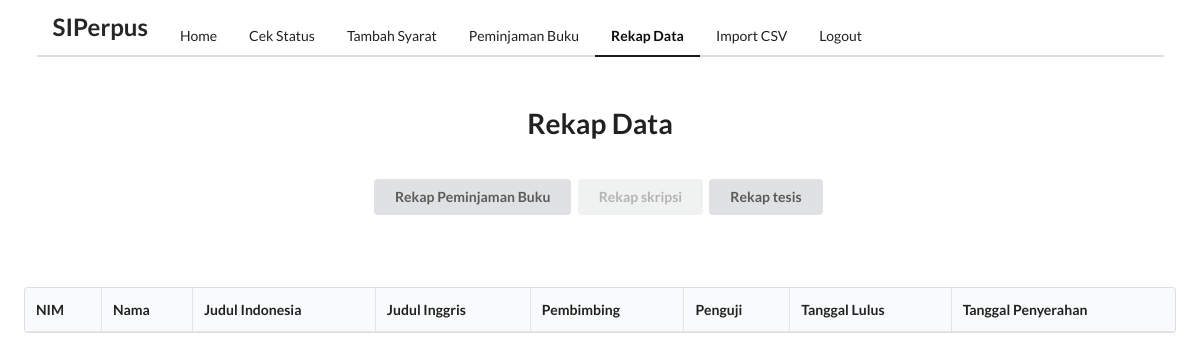
/rekap_data_skripsi/, run on an earlier commit of the app's database.
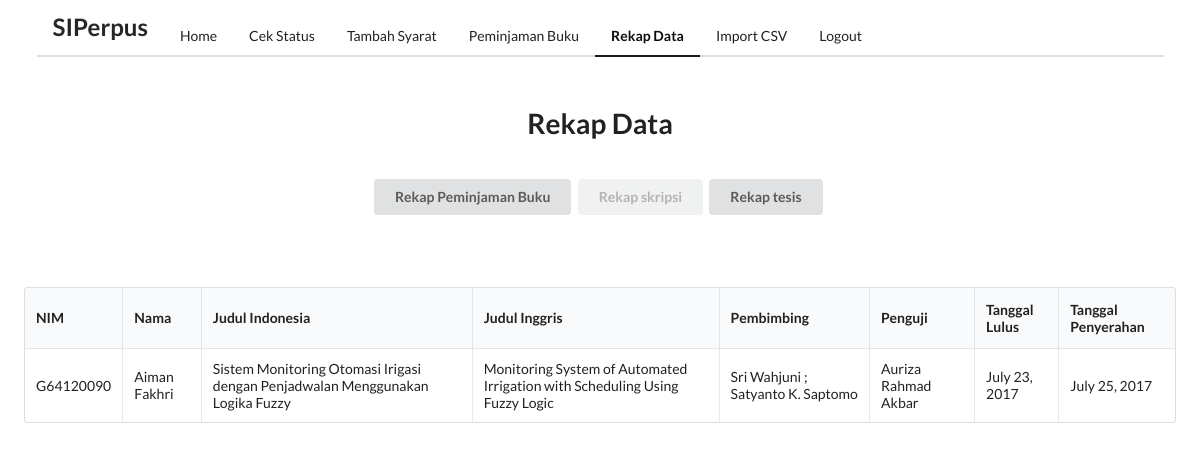
And on a later commit of the database.
### polls/models.py (models this page shows, shortened)
class Skripsi(models.Model):
	judul_IND = models.CharField(max_length=200)
	judul_ENG = models.CharField(max_length=200)
	nama_penulis = models.CharField(max_length=200)
	NIM = models.CharField(max_length=200)
	pembimbing = models.CharField(max_length=200)
	penguji = models.CharField(max_length=200)
	tanggal_lulus = models.DateTimeField(null=True, blank=True)
	tanggal_penyerahan = models.DateTimeField(null=True, blank=True)
	pub_date = models.DateTimeField(default=timezone.now())
	class Meta:
		db_table = u'polls_Skripsi'

### polls/views.py (the view)
# urls.py: url(r'^rekap_data_skripsi/$', views.rekap_data_skripsi.as_view(), name='rekap_data_skripsi'),
class rekap_data_skripsi(generic.ListView):
	model = Skripsi
	template_name = 'polls/rekap_data_skripsi.html'
	context_object_name = 'rekap_skripsi'
	def get_queryset(self):
		return Skripsi.objects.all().order_by("id")

### polls/templates/polls/rekap_data_skripsi.html (shortened to what this page needs)
<html>
{% load static %}
<head>
  <link rel="stylesheet" type="text/css" href="{% static 'semantic/semantic.min.css' %}">
  <link rel="stylesheet" type="text/css" href="{% static 'tables/dataTables.semanticui.min.css' %}">
  <link rel="stylesheet" type="text/css" href="{% static 'tables/jquery.dataTables.min.css' %}">
</head>
<body>
  <div class="ui  container">
    <div class="ui  secondary pointing menu">
      <div class="header item">
        <h2>SIPerpus</h2>
      </div>
      <a class="item" href="/">
                    Home
                    </a>
      <a class="item" href="/cek_status">
                    Cek Status
                    </a>
      <a class="item" href="/tambah_data">
                    Tambah Syarat
                    </a>
      <a class="item" href="/Peminjaman">
                    Peminjaman Buku
                    </a>
      <a class="active item">
                    Rekap Data
                    </a>
      <a class="item" href="/import_csv">
                    Import CSV
                    </a>
      <a class="item" href="/logout">
                        Logout
                    </a>
    </div>
  </div>
  <h1 class="ui center aligned header" style="padding:2%">Rekap Data</h1>
    <div  class="ui center aligned container" style="padding-bottom:4%">
      <button class="ui button" onclick="location.href='/rekap_data'"> Rekap Peminjaman Buku</button>
      <button class="ui button disabled">Rekap skripsi</button>
      <button class="ui button" onclick="location.href='/rekap_data_tesis'">Rekap tesis</button>
    </div>
     <div style="padding:2%">
    <table id="rekap" class="ui celled table" cellspacing="0" width="100%">
      <thead>
        <tr>
          <th>NIM</th>
          <th>Nama</th>
          <th>Judul Indonesia</th>
          <th>Judul Inggris</th>
          <th>Pembimbing</th>
          <th>Penguji</th>
          <th>Tanggal Lulus</th>
          <th>Tanggal Penyerahan</th>
        </tr>
      </thead>
      <tbody>
        {% for p in rekap_skripsi %}
        <tr>
          <td>{{p.NIM.upper}}</td>
          <td>{{p.nama_penulis}}</td>
          <td>{{p.judul_IND}}</td>
          <td>{{p.judul_ENG}}</td>
          <td>{{p.pembimbing}}</td>
          <td>{{p.penguji}}</td>
          <td>{{p.tanggal_lulus.date}}</td>
          <td>{{p.tanggal_penyerahan.date}}</td>
        </tr>
        {% endfor %}
      </tbody>
    </table>
  </div>
</body>
</html>

What changed in the data, as far as the page shows it:
added Skripsi: NIM "G64120090", nama_penulis "Aiman Fakhri", judul_IND "Sistem Monitoring Otomasi Irigasi dengan Penjadwalan Menggunakan Logika Fuzzy", judul_ENG "Monitoring System of Automated Irrigation with Scheduling Using Fuzzy Logic", pembimbing "Sri Wahjuni ; Satyanto K. Saptomo", penguji "Auriza Rahmad Akbar", tanggal_lulus "July 23, 2017", tanggal_penyerahan "July 25, 2017"
